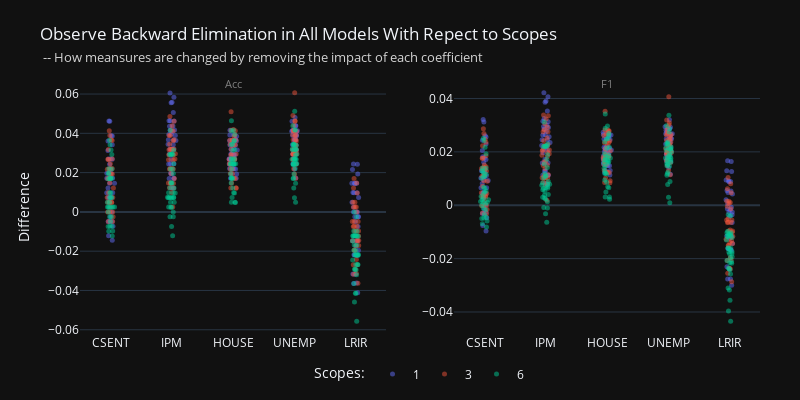
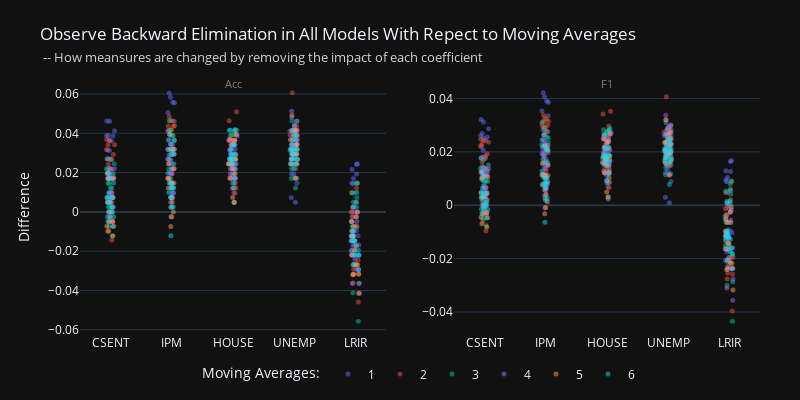

Write notebook code for charts like these, in order.
### Code cell
fig2.show()
fig3.show()

### Figure 1 — Plotly figure (JSON) as saved in the notebook; plotly's stock layout.template omitted (floating-point values rounded to 4 significant figures; data arrays with more than 128 entries replaced by an {"elided": "..."} marker saying what was removed)
{"data": [{"alignmentgroup": "True", "boxpoints": "all", "fillcolor": "rgba(255,255,255,0)", "hoveron": "points", "hovertemplate": "sc=1<br>theta=%{x}<br>diff=%{y}<extra></extra>", "legendgroup": "1", "line": {"color": "rgba(255,255,255,0)"}, "marker": {"color": "#636efa", "opacity": 0.5, "size": 5}, "name": "1", "offsetgroup": "1", "orientation": "v", "pointpos": 0, "showlegend": true, "type": "box", "x": {"elided": "180 str values"}, "x0": " ", "xaxis": "x", "y": {"elided": "180 float values"}, "y0": " ", "yaxis": "y"}, {"alignmentgroup": "True", "boxpoints": "all", "fillcolor": "rgba(255,255,255,0)", "hoveron": "points", "hovertemplate": "sc=1<br>theta=%{x}<br>diff=%{y}<extra></extra>", "legendgroup": "1", "line": {"color": "rgba(255,255,255,0)"}, "marker": {"color": "#636efa", "opacity": 0.5, "size": 5}, "name": "1", "offsetgroup": "1", "orientation": "v", "pointpos": 0, "showlegend": false, "type": "box", "x": {"elided": "180 str values"}, "x0": " ", "xaxis": "x2", "y": {"elided": "180 float values"}, "y0": " ", "yaxis": "y2"}, {"alignmentgroup": "True", "boxpoints": "all", "fillcolor": "rgba(255,255,255,0)", "hoveron": "points", "hovertemplate": "sc=3<br>theta=%{x}<br>diff=%{y}<extra></extra>", "legendgroup": "3", "line": {"color": "rgba(255,255,255,0)"}, "marker": {"color": "#EF553B", "opacity": 0.5, "size": 5}, "name": "3", "offsetgroup": "3", "orientation": "v", "pointpos": 0, "showlegend": true, "type": "box", "x": {"elided": "180 str values"}, "x0": " ", "xaxis": "x", "y": {"elided": "180 float values"}, "y0": " ", "yaxis": "y"}, {"alignmentgroup": "True", "boxpoints": "all", "fillcolor": "rgba(255,255,255,0)", "hoveron": "points", "hovertemplate": "sc=3<br>theta=%{x}<br>diff=%{y}<extra></extra>", "legendgroup": "3", "line": {"color": "rgba(255,255,255,0)"}, "marker": {"color": "#EF553B", "opacity": 0.5, "size": 5}, "name": "3", "offsetgroup": "3", "orientation": "v", "pointpos": 0, "showlegend": false, "type": "box", "x": {"elided": "180 str values"}, "x0": " ", "xaxis": "x2", "y": {"elided": "180 float values"}, "y0": " ", "yaxis": "y2"}, {"alignmentgroup": "True", "boxpoints": "all", "fillcolor": "rgba(255,255,255,0)", "hoveron": "points", "hovertemplate": "sc=6<br>theta=%{x}<br>diff=%{y}<extra></extra>", "legendgroup": "6", "line": {"color": "rgba(255,255,255,0)"}, "marker": {"color": "#00cc96", "opacity": 0.5, "size": 5}, "name": "6", "offsetgroup": "6", "orientation": "v", "pointpos": 0, "showlegend": true, "type": "box", "x": {"elided": "180 str values"}, "x0": " ", "xaxis": "x", "y": {"elided": "180 float values"}, "y0": " ", "yaxis": "y"}, {"alignmentgroup": "True", "boxpoints": "all", "fillcolor": "rgba(255,255,255,0)", "hoveron": "points", "hovertemplate": "sc=6<br>theta=%{x}<br>diff=%{y}<extra></extra>", "legendgroup": "6", "line": {"color": "rgba(255,255,255,0)"}, "marker": {"color": "#00cc96", "opacity": 0.5, "size": 5}, "name": "6", "offsetgroup": "6", "orientation": "v", "pointpos": 0, "showlegend": false, "type": "box", "x": {"elided": "180 str values"}, "x0": " ", "xaxis": "x2", "y": {"elided": "180 float values"}, "y0": " ", "yaxis": "y2"}], "layout": {"annotations": [{"font": {"color": "grey", "size": 11}, "showarrow": false, "text": "Acc", "x": 0.225, "xanchor": "center", "xref": "paper", "y": 0.95, "yanchor": "bottom", "yref": "paper"}, {"font": {"color": "grey", "size": 11}, "showarrow": false, "text": "F1", "x": 0.775, "xanchor": "center", "xref": "paper", "y": 0.95, "yanchor": "bottom", "yref": "paper"}], "height": 400, "legend": {"orientation": "h", "title": {"text": "Scopes:"}, "x": 0.5, "xanchor": "center", "y": -0.1, "yanchor": "top"}, "margin": {"b": 60, "l": 80, "r": 40, "t": 80}, "title": {"text": "Observe Backward Elimination in All Models With Repect to Scopes<br><span style=\"font-size: 12.5px; color: lightgrey;\"> -- How meansures are changed by removing the impact of each coefficient</span>"}, "width": 800, "xaxis": {"anchor": "y", "domain": [0, 0.45]}, "xaxis2": {"anchor": "y2", "domain": [0.55, 1]}, "yaxis": {"anchor": "x", "domain": [0, 1], "title": {"text": "Difference"}}, "yaxis2": {"anchor": "x2", "domain": [0, 1]}}}

### Figure 2 — Plotly figure (JSON) as saved in the notebook; plotly's stock layout.template omitted (floating-point values rounded to 4 significant figures)
{"data": [{"alignmentgroup": "True", "boxpoints": "all", "fillcolor": "rgba(255,255,255,0)", "hoveron": "points", "hovertemplate": "ma=1<br>theta=%{x}<br>diff=%{y}<extra></extra>", "legendgroup": "1", "line": {"color": "rgba(255,255,255,0)"}, "marker": {"color": "#636efa", "opacity": 0.5, "size": 5}, "name": "1", "offsetgroup": "1", "orientation": "v", "pointpos": 0, "showlegend": true, "type": "box", "x": ["CSENT", "IPM", "HOUSE", "UNEMP", "LRIR", "CSENT", "IPM", "HOUSE", "UNEMP", "LRIR", "CSENT", "IPM", "HOUSE", "UNEMP", "LRIR", "CSENT", "IPM", "HOUSE", "UNEMP", "LRIR", "CSENT", "IPM", "HOUSE", "UNEMP", "LRIR", "CSENT", "IPM", "HOUSE", "UNEMP", "LRIR", "CSENT", "IPM", "HOUSE", "UNEMP", "LRIR", "CSENT", "IPM", "HOUSE", "UNEMP", "LRIR", "CSENT", "IPM", "HOUSE", "UNEMP", "LRIR", "CSENT", "IPM", "HOUSE", "UNEMP", "LRIR", "CSENT", "IPM", "HOUSE", "UNEMP", "LRIR", "CSENT", "IPM", "HOUSE", "UNEMP", "LRIR", "CSENT", "IPM", "HOUSE", "UNEMP", "LRIR", "CSENT", "IPM", "HOUSE", "UNEMP", "LRIR", "CSENT", "IPM", "HOUSE", "UNEMP", "LRIR", "CSENT", "IPM", "HOUSE", "UNEMP", "LRIR", "CSENT", "IPM", "HOUSE", "UNEMP", "LRIR", "CSENT", "IPM", "HOUSE", "UNEMP", "LRIR"], "x0": " ", "xaxis": "x", "y": [0.03125, 0.04087, 0.03606, 0.04808, 0.02163, 0.03614, 0.0506, 0.03855, 0.04096, 0.01928, 0.03865, 0.05556, 0.03623, 0.04106, 0.01449, 0.03874, 0.06053, 0.03632, 0.03148, 0.01453, 0.04612, 0.05583, 0.02913, 0.04126, 0.02427, 0.04623, 0.05839, 0.02676, 0.02433, 0.02433, 0.01923, 0.02644, 0.03846, 0.03125, -0.009615, 0.02169, 0.02892, 0.02892, 0.03614, 0.009639, 0.01932, 0.03623, 0.02657, 0.01932, 0.002415, 0.02663, 0.04116, 0.02421, 0.02421, -0.007264, 0.03883, 0.04612, 0.01699, 0.0267, 0, 0.04136, 0.03893, 0.01217, 0.02676, 0.01703, 0.002404, 0.007212, 0.03606, 0.02404, -0.01683, 0.01687, -0.00241, 0.03133, 0.01928, -0.02169, 0.01691, 0.009662, 0.02657, 0.007246, -0.002415, 0.01695, 0.02179, 0.01695, 0.01453, -0.01211, 0.03155, 0.03155, 0.01942, 0.02427, -0.02184, 0.0365, 0.0292, 0.009732, 0.004866, -0.01217], "y0": " ", "yaxis": "y"}, {"alignmentgroup": "True", "boxpoints": "all", "fillcolor": "rgba(255,255,255,0)", "hoveron": "points", "hovertemplate": "ma=1<br>theta=%{x}<br>diff=%{y}<extra></extra>", "legendgroup": "1", "line": {"color": "rgba(255,255,255,0)"}, "marker": {"color": "#636efa", "opacity": 0.5, "size": 5}, "name": "1", "offsetgroup": "1", "orientation": "v", "pointpos": 0, "showlegend": false, "type": "box", "x": ["CSENT", "IPM", "HOUSE", "UNEMP", "LRIR", "CSENT", "IPM", "HOUSE", "UNEMP", "LRIR", "CSENT", "IPM", "HOUSE", "UNEMP", "LRIR", "CSENT", "IPM", "HOUSE", "UNEMP", "LRIR", "CSENT", "IPM", "HOUSE", "UNEMP", "LRIR", "CSENT", "IPM", "HOUSE", "UNEMP", "LRIR", "CSENT", "IPM", "HOUSE", "UNEMP", "LRIR", "CSENT", "IPM", "HOUSE", "UNEMP", "LRIR", "CSENT", "IPM", "HOUSE", "UNEMP", "LRIR", "CSENT", "IPM", "HOUSE", "UNEMP", "LRIR", "CSENT", "IPM", "HOUSE", "UNEMP", "LRIR", "CSENT", "IPM", "HOUSE", "UNEMP", "LRIR", "CSENT", "IPM", "HOUSE", "UNEMP", "LRIR", "CSENT", "IPM", "HOUSE", "UNEMP", "LRIR", "CSENT", "IPM", "HOUSE", "UNEMP", "LRIR", "CSENT", "IPM", "HOUSE", "UNEMP", "LRIR", "CSENT", "IPM", "HOUSE", "UNEMP", "LRIR", "CSENT", "IPM", "HOUSE", "UNEMP", "LRIR"], "x0": " ", "xaxis": "x2", "y": [0.02055, 0.02776, 0.02462, 0.03199, 0.01289, 0.02439, 0.03535, 0.02731, 0.02809, 0.01266, 0.02559, 0.03855, 0.02488, 0.02683, 0.00876, 0.02606, 0.04217, 0.0254, 0.02044, 0.009442, 0.03124, 0.03903, 0.02058, 0.02739, 0.01669, 0.03213, 0.04061, 0.01949, 0.01504, 0.01639, 0.01361, 0.01875, 0.02673, 0.02083, -0.009659, 0.01396, 0.02046, 0.02046, 0.02422, 0.004666, 0.01335, 0.0275, 0.01966, 0.01301, 0.001052, 0.01851, 0.03047, 0.01777, 0.01598, -0.006433, 0.02688, 0.03353, 0.01244, 0.01706, -0.001315, 0.0287, 0.0283, 0.00922, 0.01664, 0.01043, 0.0006999, 0.005228, 0.02485, 0.01483, -0.01606, 0.01094, -0.001023, 0.0214, 0.01236, -0.01928, 0.01068, 0.008322, 0.01818, 0.003027, -0.003913, 0.0116, 0.01719, 0.01281, 0.008939, -0.0103, 0.02177, 0.02294, 0.01387, 0.01461, -0.01754, 0.02506, 0.02199, 0.006976, 0.000909, -0.01148], "y0": " ", "yaxis": "y2"}, {"alignmentgroup": "True", "boxpoints": "all", "fillcolor": "rgba(255,255,255,0)", "hoveron": "points", "hovertemplate": "ma=2<br>theta=%{x}<br>diff=%{y}<extra></extra>", "legendgroup": "2", "line": {"color": "rgba(255,255,255,0)"}, "marker": {"color": "#EF553B", "opacity": 0.5, "size": 5}, "name": "2", "offsetgroup": "2", "orientation": "v", "pointpos": 0, "showlegend": true, "type": "box", "x": ["CSENT", "IPM", "HOUSE", "UNEMP", "LRIR", "CSENT", "IPM", "HOUSE", "UNEMP", "LRIR", "CSENT", "IPM", "HOUSE", "UNEMP", "LRIR", "CSENT", "IPM", "HOUSE", "UNEMP", "LRIR", "CSENT", "IPM", "HOUSE", "UNEMP", "LRIR", "CSENT", "IPM", "HOUSE", "UNEMP", "LRIR", "CSENT", "IPM", "HOUSE", "UNEMP", "LRIR", "CSENT", "IPM", "HOUSE", "UNEMP", "LRIR", "CSENT", "IPM", "HOUSE", "UNEMP", "LRIR", "CSENT", "IPM", "HOUSE", "UNEMP", "LRIR", "CSENT", "IPM", "HOUSE", "UNEMP", "LRIR", "CSENT", "IPM", "HOUSE", "UNEMP", "LRIR", "CSENT", "IPM", "HOUSE", "UNEMP", "LRIR", "CSENT", "IPM", "HOUSE", "UNEMP", "LRIR", "CSENT", "IPM", "HOUSE", "UNEMP", "LRIR", "CSENT", "IPM", "HOUSE", "UNEMP", "LRIR", "CSENT", "IPM", "HOUSE", "UNEMP", "LRIR", "CSENT", "IPM", "HOUSE", "UNEMP", "LRIR"], "x0": " ", "xaxis": "x", "y": [-0.01449, 0.01932, 0.01932, 0.0314, -0.03623, 0.009685, 0.04358, 0.02906, 0.03874, -0.002421, 0.02427, 0.04369, 0.02913, 0.04126, 0.01456, 0.0219, 0.04623, 0.02433, 0.0438, 0.009732, 0.02683, 0.04634, 0.03659, 0.04146, 0, 0.03423, 0.04156, 0.01711, 0.03423, 0.00489, -0.004831, 0.02657, 0.01208, 0.04106, -0.0314, 0.004843, 0.02179, 0.0339, 0.03874, -0.01453, 0.03641, 0.04854, 0.05097, 0.06068, 0.01214, 0.02676, 0.03893, 0.0365, 0.04136, 0.002433, 0.03171, 0.0439, 0.03659, 0.03171, -0.01463, 0.03667, 0.04156, 0.01711, 0.022, -0.01711, -0.009662, 0.007246, 0.009662, 0.02899, -0.04589, -0.004843, 0.002421, 0.01211, 0.02663, -0.02906, 0.009709, 0.007282, 0.03641, 0.0267, -0.01699, 0.0219, 0.0292, 0.04136, 0.0438, 0, 0.02927, 0.02927, 0.04634, 0.02439, -0.0122, 0.03423, 0.04156, 0.02445, 0.03178, -0.02445], "y0": " ", "yaxis": "y"}, {"alignmentgroup": "True", "boxpoints": "all", "fillcolor": "rgba(255,255,255,0)", "hoveron": "points", "hovertemplate": "ma=2<br>theta=%{x}<br>diff=%{y}<extra></extra>", "legendgroup": "2", "line": {"color": "rgba(255,255,255,0)"}, "marker": {"color": "#EF553B", "opacity": 0.5, "size": 5}, "name": "2", "offsetgroup": "2", "orientation": "v", "pointpos": 0, "showlegend": false, "type": "box", "x": ["CSENT", "IPM", "HOUSE", "UNEMP", "LRIR", "CSENT", "IPM", "HOUSE", "UNEMP", "LRIR", "CSENT", "IPM", "HOUSE", "UNEMP", "LRIR", "CSENT", "IPM", "HOUSE", "UNEMP", "LRIR", "CSENT", "IPM", "HOUSE", "UNEMP", "LRIR", "CSENT", "IPM", "HOUSE", "UNEMP", "LRIR", "CSENT", "IPM", "HOUSE", "UNEMP", "LRIR", "CSENT", "IPM", "HOUSE", "UNEMP", "LRIR", "CSENT", "IPM", "HOUSE", "UNEMP", "LRIR", "CSENT", "IPM", "HOUSE", "UNEMP", "LRIR", "CSENT", "IPM", "HOUSE", "UNEMP", "LRIR", "CSENT", "IPM", "HOUSE", "UNEMP", "LRIR", "CSENT", "IPM", "HOUSE", "UNEMP", "LRIR", "CSENT", "IPM", "HOUSE", "UNEMP", "LRIR", "CSENT", "IPM", "HOUSE", "UNEMP", "LRIR", "CSENT", "IPM", "HOUSE", "UNEMP", "LRIR", "CSENT", "IPM", "HOUSE", "UNEMP", "LRIR", "CSENT", "IPM", "HOUSE", "UNEMP", "LRIR"], "x0": " ", "xaxis": "x2", "y": [-0.009642, 0.01286, 0.01301, 0.02047, -0.02759, 0.006586, 0.02954, 0.02018, 0.02577, -0.003532, 0.01608, 0.02997, 0.02071, 0.02813, 0.008926, 0.01336, 0.03147, 0.01683, 0.02919, 0.00476, 0.01814, 0.03253, 0.02635, 0.02864, -0.001325, 0.02295, 0.02912, 0.01301, 0.02295, 0.002015, -0.00315, 0.01825, 0.008465, 0.02739, -0.02545, 0.003752, 0.01616, 0.02403, 0.0263, -0.01328, 0.02361, 0.03381, 0.03526, 0.04064, 0.006144, 0.01764, 0.02755, 0.02611, 0.0282, -0.0004052, 0.02225, 0.03236, 0.02771, 0.02291, -0.01212, 0.02475, 0.02923, 0.01307, 0.01493, -0.01437, -0.005937, 0.006323, 0.006563, 0.01932, -0.03965, -0.003483, 0.002362, 0.008612, 0.01772, -0.02576, 0.006746, 0.007446, 0.02617, 0.01868, -0.01612, 0.01399, 0.02228, 0.02967, 0.02979, -0.003527, 0.0193, 0.02208, 0.03423, 0.01683, -0.01151, 0.02427, 0.03116, 0.01933, 0.02322, -0.0197], "y0": " ", "yaxis": "y2"}, {"alignmentgroup": "True", "boxpoints": "all", "fillcolor": "rgba(255,255,255,0)", "hoveron": "points", "hovertemplate": "ma=3<br>theta=%{x}<br>diff=%{y}<extra></extra>", "legendgroup": "3", "line": {"color": "rgba(255,255,255,0)"}, "marker": {"color": "#00cc96", "opacity": 0.5, "size": 5}, "name": "3", "offsetgroup": "3", "orientation": "v", "pointpos": 0, "showlegend": true, "type": "box", "x": ["CSENT", "IPM", "HOUSE", "UNEMP", "LRIR", "CSENT", "IPM", "HOUSE", "UNEMP", "LRIR", "CSENT", "IPM", "HOUSE", "UNEMP", "LRIR", "CSENT", "IPM", "HOUSE", "UNEMP", "LRIR", "CSENT", "IPM", "HOUSE", "UNEMP", "LRIR", "CSENT", "IPM", "HOUSE", "UNEMP", "LRIR", "CSENT", "IPM", "HOUSE", "UNEMP", "LRIR", "CSENT", "IPM", "HOUSE", "UNEMP", "LRIR", "CSENT", "IPM", "HOUSE", "UNEMP", "LRIR", "CSENT", "IPM", "HOUSE", "UNEMP", "LRIR", "CSENT", "IPM", "HOUSE", "UNEMP", "LRIR", "CSENT", "IPM", "HOUSE", "UNEMP", "LRIR", "CSENT", "IPM", "HOUSE", "UNEMP", "LRIR", "CSENT", "IPM", "HOUSE", "UNEMP", "LRIR", "CSENT", "IPM", "HOUSE", "UNEMP", "LRIR", "CSENT", "IPM", "HOUSE", "UNEMP", "LRIR", "CSENT", "IPM", "HOUSE", "UNEMP", "LRIR", "CSENT", "IPM", "HOUSE", "UNEMP", "LRIR"], "x0": " ", "xaxis": "x", "y": [-0.01211, 0.01695, 0.01937, 0.02179, -0.04116, 0.01214, 0.03641, 0.03398, 0.04612, -0.02184, 0.0146, 0.03893, 0.0219, 0.0438, 0.007299, 0.01463, 0.03659, 0.02683, 0.03171, 0.01463, 0.02689, 0.04645, 0.03912, 0.02934, 0.00978, 0.02696, 0.04167, 0.03922, 0.02451, -0.004902, 0.002421, 0.01453, 0.02663, 0.03148, -0.03632, 0.01214, 0.02913, 0.02184, 0.03398, -0.01942, 0.01703, 0.03163, 0.04136, 0.04623, 0.004866, 0.02195, 0.02195, 0.02683, 0.02683, -0.007317, 0.02445, 0.03667, 0.04156, 0.02934, 0.01467, 0.01961, 0.03186, 0.02451, 0.01716, -0.01961, -0.007264, 0.002421, 0.004843, 0.01211, -0.05569, 0.002427, 0.02184, 0.02184, 0.03398, -0.01214, 0.002433, 0.009732, 0.03163, 0.01703, -0.0219, 0.002439, 0.0122, 0.02439, 0.02683, -0.02683, 0.022, 0.02934, 0.04156, 0.02934, -0.01222, 0.01961, 0.02941, 0.02451, 0.02206, -0.02206], "y0": " ", "yaxis": "y"}, {"alignmentgroup": "True", "boxpoints": "all", "fillcolor": "rgba(255,255,255,0)", "hoveron": "points", "hovertemplate": "ma=3<br>theta=%{x}<br>diff=%{y}<extra></extra>", "legendgroup": "3", "line": {"color": "rgba(255,255,255,0)"}, "marker": {"color": "#00cc96", "opacity": 0.5, "size": 5}, "name": "3", "offsetgroup": "3", "orientation": "v", "pointpos": 0, "showlegend": false, "type": "box", "x": ["CSENT", "IPM", "HOUSE", "UNEMP", "LRIR", "CSENT", "IPM", "HOUSE", "UNEMP", "LRIR", "CSENT", "IPM", "HOUSE", "UNEMP", "LRIR", "CSENT", "IPM", "HOUSE", "UNEMP", "LRIR", "CSENT", "IPM", "HOUSE", "UNEMP", "LRIR", "CSENT", "IPM", "HOUSE", "UNEMP", "LRIR", "CSENT", "IPM", "HOUSE", "UNEMP", "LRIR", "CSENT", "IPM", "HOUSE", "UNEMP", "LRIR", "CSENT", "IPM", "HOUSE", "UNEMP", "LRIR", "CSENT", "IPM", "HOUSE", "UNEMP", "LRIR", "CSENT", "IPM", "HOUSE", "UNEMP", "LRIR", "CSENT", "IPM", "HOUSE", "UNEMP", "LRIR", "CSENT", "IPM", "HOUSE", "UNEMP", "LRIR", "CSENT", "IPM", "HOUSE", "UNEMP", "LRIR", "CSENT", "IPM", "HOUSE", "UNEMP", "LRIR", "CSENT", "IPM", "HOUSE", "UNEMP", "LRIR", "CSENT", "IPM", "HOUSE", "UNEMP", "LRIR", "CSENT", "IPM", "HOUSE", "UNEMP", "LRIR"], "x0": " ", "xaxis": "x2", "y": [-0.007605, 0.01129, 0.01231, 0.01412, -0.02993, 0.008131, 0.02347, 0.02188, 0.02941, -0.01689, 0.00957, 0.02569, 0.01482, 0.02841, 0.004201, 0.009293, 0.02457, 0.01835, 0.02114, 0.009091, 0.01717, 0.0313, 0.02654, 0.01928, 0.005356, 0.01777, 0.02853, 0.02725, 0.01674, -0.0041, 0.001423, 0.01032, 0.0171, 0.0203, -0.02867, 0.00915, 0.01995, 0.01528, 0.02269, -0.01503, 0.01133, 0.02192, 0.02787, 0.03094, 0.001512, 0.01438, 0.01661, 0.01863, 0.01798, -0.006385, 0.01509, 0.02516, 0.02828, 0.01959, 0.008075, 0.01284, 0.02275, 0.01766, 0.01138, -0.01508, -0.004958, 0.003035, 0.003049, 0.007731, -0.04348, 0.001959, 0.01543, 0.01474, 0.02185, -0.01304, 0.001418, 0.00786, 0.02177, 0.01183, -0.01808, 0.001126, 0.01017, 0.01699, 0.01818, -0.0212, 0.01385, 0.02206, 0.02885, 0.02001, -0.01179, 0.01288, 0.02209, 0.01771, 0.01532, -0.01732], "y0": " ", "yaxis": "y2"}, {"alignmentgroup": "True", "boxpoints": "all", "fillcolor": "rgba(255,255,255,0)", "hoveron": "points", "hovertemplate": "ma=4<br>theta=%{x}<br>diff=%{y}<extra></extra>", "legendgroup": "4", "line": {"color": "rgba(255,255,255,0)"}, "marker": {"color": "#ab63fa", "opacity": 0.5, "size": 5}, "name": "4", "offsetgroup": "4", "orientation": "v", "pointpos": 0, "showlegend": true, "type": "box", "x": ["CSENT", "IPM", "HOUSE", "UNEMP", "LRIR", "CSENT", "IPM", "HOUSE", "UNEMP", "LRIR", "CSENT", "IPM", "HOUSE", "UNEMP", "LRIR", "CSENT", "IPM", "HOUSE", "UNEMP", "LRIR", "CSENT", "IPM", "HOUSE", "UNEMP", "LRIR", "CSENT", "IPM", "HOUSE", "UNEMP", "LRIR", "CSENT", "IPM", "HOUSE", "UNEMP", "LRIR", "CSENT", "IPM", "HOUSE", "UNEMP", "LRIR", "CSENT", "IPM", "HOUSE", "UNEMP", "LRIR", "CSENT", "IPM", "HOUSE", "UNEMP", "LRIR", "CSENT", "IPM", "HOUSE", "UNEMP", "LRIR", "CSENT", "IPM", "HOUSE", "UNEMP", "LRIR", "CSENT", "IPM", "HOUSE", "UNEMP", "LRIR", "CSENT", "IPM", "HOUSE", "UNEMP", "LRIR", "CSENT", "IPM", "HOUSE", "UNEMP", "LRIR", "CSENT", "IPM", "HOUSE", "UNEMP", "LRIR", "CSENT", "IPM", "HOUSE", "UNEMP", "LRIR", "CSENT", "IPM", "HOUSE", "UNEMP", "LRIR"], "x0": " ", "xaxis": "x", "y": [0, 0.01699, 0.03155, 0.03398, -0.03641, -0.004866, 0.02433, 0.02433, 0.0292, -0.03163, 0.009756, 0.03415, 0.01707, 0.04146, -0.02195, 0.01711, 0.02934, 0.022, 0.02689, -0.002445, 0.01716, 0.03676, 0.03186, 0.03676, 0, 0.01966, 0.03194, 0.02211, 0.0172, -0.01474, 0.01699, 0.02184, 0.03641, 0.04126, -0.02427, 0.004866, 0.0146, 0.01946, 0.04623, -0.0292, 0.009756, 0.01951, 0.02439, 0.03902, -0.01707, 0.022, 0.02689, 0.022, 0.04401, -0.00489, 0.02206, 0.03186, 0.03922, 0.03676, -0.004902, 0.02703, 0.0344, 0.03194, 0.02948, -0.01229, 0.007282, 0.009709, 0.02427, 0.03155, -0.03641, 0.004866, 0.004866, 0.004866, 0.03406, -0.04136, 0.01707, 0.01951, 0.01707, 0.05122, -0.02195, 0.002445, 0.007335, 0.02445, 0.03423, -0.02934, 0.007353, 0.01471, 0.03431, 0.04167, -0.009804, 0.01966, 0.02457, 0.0344, 0.0344, -0.01966], "y0": " ", "yaxis": "y"}, {"alignmentgroup": "True", "boxpoints": "all", "fillcolor": "rgba(255,255,255,0)", "hoveron": "points", "hovertemplate": "ma=4<br>theta=%{x}<br>diff=%{y}<extra></extra>", "legendgroup": "4", "line": {"color": "rgba(255,255,255,0)"}, "marker": {"color": "#ab63fa", "opacity": 0.5, "size": 5}, "name": "4", "offsetgroup": "4", "orientation": "v", "pointpos": 0, "showlegend": false, "type": "box", "x": ["CSENT", "IPM", "HOUSE", "UNEMP", "LRIR", "CSENT", "IPM", "HOUSE", "UNEMP", "LRIR", "CSENT", "IPM", "HOUSE", "UNEMP", "LRIR", "CSENT", "IPM", "HOUSE", "UNEMP", "LRIR", "CSENT", "IPM", "HOUSE", "UNEMP", "LRIR", "CSENT", "IPM", "HOUSE", "UNEMP", "LRIR", "CSENT", "IPM", "HOUSE", "UNEMP", "LRIR", "CSENT", "IPM", "HOUSE", "UNEMP", "LRIR", "CSENT", "IPM", "HOUSE", "UNEMP", "LRIR", "CSENT", "IPM", "HOUSE", "UNEMP", "LRIR", "CSENT", "IPM", "HOUSE", "UNEMP", "LRIR", "CSENT", "IPM", "HOUSE", "UNEMP", "LRIR", "CSENT", "IPM", "HOUSE", "UNEMP", "LRIR", "CSENT", "IPM", "HOUSE", "UNEMP", "LRIR", "CSENT", "IPM", "HOUSE", "UNEMP", "LRIR", "CSENT", "IPM", "HOUSE", "UNEMP", "LRIR", "CSENT", "IPM", "HOUSE", "UNEMP", "LRIR", "CSENT", "IPM", "HOUSE", "UNEMP", "LRIR"], "x0": " ", "xaxis": "x2", "y": [0, 0.01121, 0.0201, 0.02193, -0.0276, -0.002749, 0.01583, 0.0157, 0.01892, -0.02386, 0.006602, 0.02241, 0.01135, 0.0268, -0.01661, 0.01102, 0.01964, 0.01502, 0.01769, -0.002576, 0.01019, 0.02452, 0.02137, 0.02418, -0.001785, 0.01288, 0.02176, 0.01541, 0.0116, -0.0117, 0.01121, 0.01494, 0.02339, 0.02684, -0.02072, 0.003578, 0.01019, 0.01226, 0.03012, -0.02376, 0.007156, 0.01375, 0.01646, 0.02592, -0.01399, 0.01417, 0.01925, 0.01529, 0.02929, -0.005491, 0.01373, 0.02236, 0.02673, 0.02482, -0.00551, 0.01763, 0.02412, 0.02241, 0.02018, -0.01118, 0.005364, 0.007859, 0.01627, 0.02124, -0.031, 0.002531, 0.003872, 0.002258, 0.02151, -0.03562, 0.01194, 0.01416, 0.01167, 0.03368, -0.0207, 0.002023, 0.006565, 0.01706, 0.02284, -0.02348, 0.004291, 0.01181, 0.02379, 0.02864, -0.01026, 0.01263, 0.01895, 0.02496, 0.0237, -0.01662], "y0": " ", "yaxis": "y2"}, {"alignmentgroup": "True", "boxpoints": "all", "fillcolor": "rgba(255,255,255,0)", "hoveron": "points", "hovertemplate": "ma=5<br>theta=%{x}<br>diff=%{y}<extra></extra>", "legendgroup": "5", "line": {"color": "rgba(255,255,255,0)"}, "marker": {"color": "#FFA15A", "opacity": 0.5, "size": 5}, "name": "5", "offsetgroup": "5", "orientation": "v", "pointpos": 0, "showlegend": true, "type": "box", "x": ["CSENT", "IPM", "HOUSE", "UNEMP", "LRIR", "CSENT", "IPM", "HOUSE", "UNEMP", "LRIR", "CSENT", "IPM", "HOUSE", "UNEMP", "LRIR", "CSENT", "IPM", "HOUSE", "UNEMP", "LRIR", "CSENT", "IPM", "HOUSE", "UNEMP", "LRIR", "CSENT", "IPM", "HOUSE", "UNEMP", "LRIR", "CSENT", "IPM", "HOUSE", "UNEMP", "LRIR", "CSENT", "IPM", "HOUSE", "UNEMP", "LRIR", "CSENT", "IPM", "HOUSE", "UNEMP", "LRIR", "CSENT", "IPM", "HOUSE", "UNEMP", "LRIR", "CSENT", "IPM", "HOUSE", "UNEMP", "LRIR", "CSENT", "IPM", "HOUSE", "UNEMP", "LRIR", "CSENT", "IPM", "HOUSE", "UNEMP", "LRIR", "CSENT", "IPM", "HOUSE", "UNEMP", "LRIR", "CSENT", "IPM", "HOUSE", "UNEMP", "LRIR", "CSENT", "IPM", "HOUSE", "UNEMP", "LRIR", "CSENT", "IPM", "HOUSE", "UNEMP", "LRIR", "CSENT", "IPM", "HOUSE", "UNEMP", "LRIR"], "x0": " ", "xaxis": "x", "y": [0.004866, 0.01217, 0.03406, 0.03893, -0.0219, -0.007317, 0.01707, 0.02683, 0.03902, -0.03171, -0.00489, 0.02445, 0.02689, 0.03667, -0.01956, 0.01716, 0.03186, 0.02451, 0.03676, 0, 0.007371, 0.03194, 0.02211, 0.02457, -0.002457, 0.0197, 0.03941, 0.03695, 0.02956, -0.007389, 0.004866, 0.01703, 0.0365, 0.03406, -0.009732, -0.002439, 0.0122, 0.01951, 0.04146, -0.03171, -0.00489, 0.01467, 0.01467, 0.02934, -0.02689, 0, 0.02206, 0.02696, 0.04902, -0.01225, 0.007371, 0.01474, 0.02703, 0.02948, -0.007371, 0.01724, 0.03202, 0.03448, 0.02956, -0.004926, 0.004866, -0.002433, 0.02433, 0.02433, -0.02676, -0.007317, 0, 0.004878, 0.01707, -0.04146, -0.01222, 0.00489, 0.007335, 0.03178, -0.02689, 0, 0.007353, 0.02451, 0.04167, -0.01225, -0.009828, -0.007371, 0.0172, 0.02703, -0.03194, 0.01724, 0.01478, 0.03941, 0.03448, -0.01232], "y0": " ", "yaxis": "y"}, {"alignmentgroup": "True", "boxpoints": "all", "fillcolor": "rgba(255,255,255,0)", "hoveron": "points", "hovertemplate": "ma=5<br>theta=%{x}<br>diff=%{y}<extra></extra>", "legendgroup": "5", "line": {"color": "rgba(255,255,255,0)"}, "marker": {"color": "#FFA15A", "opacity": 0.5, "size": 5}, "name": "5", "offsetgroup": "5", "orientation": "v", "pointpos": 0, "showlegend": false, "type": "box", "x": ["CSENT", "IPM", "HOUSE", "UNEMP", "LRIR", "CSENT", "IPM", "HOUSE", "UNEMP", "LRIR", "CSENT", "IPM", "HOUSE", "UNEMP", "LRIR", "CSENT", "IPM", "HOUSE", "UNEMP", "LRIR", "CSENT", "IPM", "HOUSE", "UNEMP", "LRIR", "CSENT", "IPM", "HOUSE", "UNEMP", "LRIR", "CSENT", "IPM", "HOUSE", "UNEMP", "LRIR", "CSENT", "IPM", "HOUSE", "UNEMP", "LRIR", "CSENT", "IPM", "HOUSE", "UNEMP", "LRIR", "CSENT", "IPM", "HOUSE", "UNEMP", "LRIR", "CSENT", "IPM", "HOUSE", "UNEMP", "LRIR", "CSENT", "IPM", "HOUSE", "UNEMP", "LRIR", "CSENT", "IPM", "HOUSE", "UNEMP", "LRIR", "CSENT", "IPM", "HOUSE", "UNEMP", "LRIR", "CSENT", "IPM", "HOUSE", "UNEMP", "LRIR", "CSENT", "IPM", "HOUSE", "UNEMP", "LRIR", "CSENT", "IPM", "HOUSE", "UNEMP", "LRIR", "CSENT", "IPM", "HOUSE", "UNEMP", "LRIR"], "x0": " ", "xaxis": "x2", "y": [0.002925, 0.007897, 0.02173, 0.02495, -0.01627, -0.004713, 0.01133, 0.01703, 0.02492, -0.02308, -0.003106, 0.01587, 0.01746, 0.02352, -0.0143, 0.0107, 0.02057, 0.01612, 0.02367, -0.0007295, 0.004468, 0.02117, 0.01493, 0.01627, -0.002519, 0.01233, 0.02643, 0.02479, 0.01911, -0.006494, 0.003072, 0.01122, 0.02342, 0.02242, -0.009665, -0.001635, 0.008435, 0.01229, 0.02651, -0.02356, -0.002903, 0.01033, 0.01016, 0.01922, -0.01957, 0, 0.01509, 0.01799, 0.03192, -0.01007, 0.004406, 0.0114, 0.01846, 0.01975, -0.006488, 0.01082, 0.02231, 0.02398, 0.0197, -0.00509, 0.003311, -0.0008797, 0.01573, 0.01573, -0.02154, -0.004481, 0.00133, 0.003067, 0.01121, -0.03173, -0.008111, 0.00399, 0.004964, 0.0205, -0.0217, 0, 0.005836, 0.01695, 0.02741, -0.01073, -0.006888, -0.003169, 0.01208, 0.01808, -0.02414, 0.01008, 0.01114, 0.02687, 0.02291, -0.01124], "y0": " ", "yaxis": "y2"}, {"alignmentgroup": "True", "boxpoints": "all", "fillcolor": "rgba(255,255,255,0)", "hoveron": "points", "hovertemplate": "ma=6<br>theta=%{x}<br>diff=%{y}<extra></extra>", "legendgroup": "6", "line": {"color": "rgba(255,255,255,0)"}, "marker": {"color": "#19d3f3", "opacity": 0.5, "size": 5}, "name": "6", "offsetgroup": "6", "orientation": "v", "pointpos": 0, "showlegend": true, "type": "box", "x": ["CSENT", "IPM", "HOUSE", "UNEMP", "LRIR", "CSENT", "IPM", "HOUSE", "UNEMP", "LRIR", "CSENT", "IPM", "HOUSE", "UNEMP", "LRIR", "CSENT", "IPM", "HOUSE", "UNEMP", "LRIR", "CSENT", "IPM", "HOUSE", "UNEMP", "LRIR", "CSENT", "IPM", "HOUSE", "UNEMP", "LRIR", "CSENT", "IPM", "HOUSE", "UNEMP", "LRIR", "CSENT", "IPM", "HOUSE", "UNEMP", "LRIR", "CSENT", "IPM", "HOUSE", "UNEMP", "LRIR", "CSENT", "IPM", "HOUSE", "UNEMP", "LRIR", "CSENT", "IPM", "HOUSE", "UNEMP", "LRIR", "CSENT", "IPM", "HOUSE", "UNEMP", "LRIR", "CSENT", "IPM", "HOUSE", "UNEMP", "LRIR", "CSENT", "IPM", "HOUSE", "UNEMP", "LRIR", "CSENT", "IPM", "HOUSE", "UNEMP", "LRIR", "CSENT", "IPM", "HOUSE", "UNEMP", "LRIR", "CSENT", "IPM", "HOUSE", "UNEMP", "LRIR", "CSENT", "IPM", "HOUSE", "UNEMP", "LRIR"], "x0": " ", "xaxis": "x", "y": [0.007317, 0.02683, 0.03415, 0.03902, -0.01463, 0.007335, 0.02445, 0.04156, 0.04156, -0.01467, -0.004902, 0.01225, 0.02941, 0.03676, -0.02206, -0.002457, 0.01966, 0.02948, 0.03194, -0.0172, 0.0197, 0.03448, 0.02709, 0.02956, 0.009852, 0.01728, 0.03951, 0.0321, 0.02716, 0.002469, 0.004878, 0.002439, 0.03415, 0.03171, -0.01463, 0.007335, 0.03178, 0.02934, 0.03667, -0.00978, 0, 0.01225, 0.02941, 0.03922, -0.02696, 0.004914, 0.01474, 0.02457, 0.0344, -0.01474, 0, 0.009852, 0.01232, 0.02956, 0.002463, 0.01481, 0.02963, 0.04198, 0.0321, 0.004938, 0.009756, -0.0122, 0.02683, 0.02683, -0.009756, 0.007335, 0.01467, 0.02445, 0.02689, -0.01956, -0.002451, 0.01225, 0.01471, 0.02451, -0.02941, -0.002457, 0.007371, 0.02703, 0.03194, -0.02211, -0.007389, 0.002463, 0.01724, 0.03202, -0.01478, 0.002469, 0.007407, 0.02716, 0.02469, -0.01235], "y0": " ", "yaxis": "y"}, {"alignmentgroup": "True", "boxpoints": "all", "fillcolor": "rgba(255,255,255,0)", "hoveron": "points", "hovertemplate": "ma=6<br>theta=%{x}<br>diff=%{y}<extra></extra>", "legendgroup": "6", "line": {"color": "rgba(255,255,255,0)"}, "marker": {"color": "#19d3f3", "opacity": 0.5, "size": 5}, "name": "6", "offsetgroup": "6", "orientation": "v", "pointpos": 0, "showlegend": false, "type": "box", "x": ["CSENT", "IPM", "HOUSE", "UNEMP", "LRIR", "CSENT", "IPM", "HOUSE", "UNEMP", "LRIR", "CSENT", "IPM", "HOUSE", "UNEMP", "LRIR", "CSENT", "IPM", "HOUSE", "UNEMP", "LRIR", "CSENT", "IPM", "HOUSE", "UNEMP", "LRIR", "CSENT", "IPM", "HOUSE", "UNEMP", "LRIR", "CSENT", "IPM", "HOUSE", "UNEMP", "LRIR", "CSENT", "IPM", "HOUSE", "UNEMP", "LRIR", "CSENT", "IPM", "HOUSE", "UNEMP", "LRIR", "CSENT", "IPM", "HOUSE", "UNEMP", "LRIR", "CSENT", "IPM", "HOUSE", "UNEMP", "LRIR", "CSENT", "IPM", "HOUSE", "UNEMP", "LRIR", "CSENT", "IPM", "HOUSE", "UNEMP", "LRIR", "CSENT", "IPM", "HOUSE", "UNEMP", "LRIR", "CSENT", "IPM", "HOUSE", "UNEMP", "LRIR", "CSENT", "IPM", "HOUSE", "UNEMP", "LRIR", "CSENT", "IPM", "HOUSE", "UNEMP", "LRIR", "CSENT", "IPM", "HOUSE", "UNEMP", "LRIR"], "x0": " ", "xaxis": "x2", "y": [0.004505, 0.01726, 0.02141, 0.02507, -0.01152, 0.004834, 0.01594, 0.02635, 0.02651, -0.01118, -0.003077, 0.008135, 0.01856, 0.02328, -0.01616, -0.001464, 0.01279, 0.01893, 0.02031, -0.0124, 0.01236, 0.0223, 0.01801, 0.01906, 0.005526, 0.01081, 0.02635, 0.02147, 0.01786, 0.0005758, 0.003044, 0.00184, 0.02116, 0.02049, -0.01272, 0.004693, 0.02072, 0.01853, 0.02373, -0.009237, -0.0001982, 0.00861, 0.0184, 0.02478, -0.02038, 0.003307, 0.01023, 0.01617, 0.022, -0.01157, -0.0002253, 0.007458, 0.008506, 0.01924, 0.000785, 0.009013, 0.0207, 0.02816, 0.02113, 0.001541, 0.006368, -0.006338, 0.01649, 0.01758, -0.009728, 0.004959, 0.01075, 0.01575, 0.01737, -0.0159, -0.001659, 0.008855, 0.009428, 0.01613, -0.02377, -0.001163, 0.006413, 0.01815, 0.02119, -0.01815, -0.004811, 0.002699, 0.01192, 0.02094, -0.01204, 0.001122, 0.006911, 0.01879, 0.0166, -0.01084], "y0": " ", "yaxis": "y2"}], "layout": {"annotations": [{"font": {"color": "grey", "size": 11}, "showarrow": false, "text": "Acc", "x": 0.225, "xanchor": "center", "xref": "paper", "y": 0.95, "yanchor": "bottom", "yref": "paper"}, {"font": {"color": "grey", "size": 11}, "showarrow": false, "text": "F1", "x": 0.775, "xanchor": "center", "xref": "paper", "y": 0.95, "yanchor": "bottom", "yref": "paper"}], "height": 400, "legend": {"orientation": "h", "title": {"text": "Moving Averages:"}, "x": 0.5, "xanchor": "center", "y": -0.1, "yanchor": "top"}, "margin": {"b": 60, "l": 80, "r": 40, "t": 80}, "title": {"text": "Observe Backward Elimination in All Models With Repect to Moving Averages<br><span style=\"font-size: 12.5px; color: lightgrey;\"> -- How meansures are changed by removing the impact of each coefficient</span>"}, "width": 800, "xaxis": {"anchor": "y", "domain": [0, 0.45]}, "xaxis2": {"anchor": "y2", "domain": [0.55, 1]}, "yaxis": {"anchor": "x", "domain": [0, 1], "title": {"text": "Difference"}}, "yaxis2": {"anchor": "x2", "domain": [0, 1]}}}
